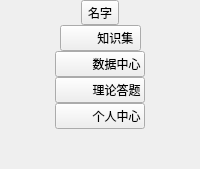
    <widget class="QFrame" name="leftFrame">
     <property name="frameShape">
      <enum>QFrame::NoFrame</enum>
     </property>
     <property name="frameShadow">
      <enum>QFrame::Raised</enum>
     </property>
     <layout class="QVBoxLayout" name="verticalLayout_5">
      <property name="spacing">
       <number>0</number>
      </property>
      <property name="leftMargin">
       <number>0</number>
      </property>
      <property name="topMargin">
       <number>0</number>
      </property>
      <property name="rightMargin">
       <number>0</number>
      </property>
      <property name="bottomMargin">
       <number>0</number>
      </property>
      <item>
       <layout class="QVBoxLayout" name="verticalLayout_4" stretch="0,0,0,0,0,1">
        <property name="spacing">
         <number>0</number>
        </property>
        <item>
         <layout class="QHBoxLayout" name="horizontalLayout_6">
          <item>
           <spacer name="horizontalSpacer_8">
            <property name="orientation">
             <enum>Qt::Horizontal</enum>
            </property>
            <property name="sizeHint" stdset="0">
             <size>
              <width>40</width>
              <height>20</height>
             </size>
            </property>
           </spacer>
          </item>
          <item>
           <widget class="QToolButton" name="headBtn">
            <property name="text">
             <string>名字</string>
            </property>
            <property name="checkable">
             <bool>false</bool>
            </property>
            <property name="toolButtonStyle">
             <enum>Qt::ToolButtonTextUnderIcon</enum>
            </property>
           </widget>
          </item>
          <item>
           <spacer name="horizontalSpacer_10">
            <property name="orientation">
             <enum>Qt::Horizontal</enum>
            </property>
            <property name="sizeHint" stdset="0">
             <size>
              <width>40</width>
              <height>20</height>
             </size>
            </property>
           </spacer>
          </item>
         </layout>
        </item>
        <item>
         <layout class="QHBoxLayout" name="horizontalLayout_7">
          <item>
           <spacer name="horizontalSpacer_11">
            <property name="orientation">
             <enum>Qt::Horizontal</enum>
            </property>
            <property name="sizeHint" stdset="0">
             <size>
              <width>40</width>
              <height>20</height>
             </size>
            </property>
           </spacer>
          </item>
          <item>
           <widget class="QPushButton" name="knowledgeLibBtn">
            <property name="focusPolicy">
             <enum>Qt::NoFocus</enum>
            </property>
            <property name="text">
             <string>          知识集 </string>
            </property>
            <property name="checkable">
             <bool>true</bool>
            </property>
            <property name="flat">
             <bool>false</bool>
            </property>
           </widget>
          </item>
          <item>
           <spacer name="horizontalSpacer_12">
            <property name="orientation">
             <enum>Qt::Horizontal</enum>
            </property>
            <property name="sizeHint" stdset="0">
             <size>
              <width>40</width>
              <height>20</height>
             </size>
            </property>
           </spacer>
          </item>
         </layout>
        </item>
        <item>
         <layout class="QHBoxLayout" name="horizontalLayout_9">
          <item>
           <spacer name="horizontalSpacer_14">
            <property name="orientation">
             <enum>Qt::Horizontal</enum>
            </property>
            <property name="sizeHint" stdset="0">
             <size>
              <width>40</width>
              <height>20</height>
             </size>
            </property>
           </spacer>
          </item>
          <item>
           <widget class="QPushButton" name="dataCenterBtn">
            <property name="focusPolicy">
             <enum>Qt::NoFocus</enum>
            </property>
            <property name="text">
             <string>          数据中心</string>
            </property>
            <property name="checkable">
             <bool>true</bool>
            </property>
           </widget>
          </item>
          <item>
           <spacer name="horizontalSpacer_15">
            <property name="orientation">
             <enum>Qt::Horizontal</enum>
            </property>
            <property name="sizeHint" stdset="0">
             <size>
              <width>40</width>
              <height>20</height>
             </size>
            </property>
           </spacer>
          </item>
         </layout>
        </item>
        <item>
         <layout class="QHBoxLayout" name="horizontalLayout_12">
          <item>
           <spacer name="horizontalSpacer_16">
            <property name="orientation">
             <enum>Qt::Horizontal</enum>
            </property>
            <property name="sizeHint" stdset="0">
             <size>
              <width>40</width>
              <height>20</height>
             </size>
            </property>
           </spacer>
          </item>
          <item>
           <widget class="QPushButton" name="answerBtn">
            <property name="focusPolicy">
             <enum>Qt::NoFocus</enum>
            </property>
            <property name="text">
             <string>          理论答题</string>
            </property>
            <property name="checkable">
             <bool>true</bool>
            </property>
           </widget>
          </item>
          <item>
           <spacer name="horizontalSpacer_17">
            <property name="orientation">
             <enum>Qt::Horizontal</enum>
            </property>
            <property name="sizeHint" stdset="0">
             <size>
              <width>40</width>
              <height>20</height>
             </size>
            </property>
           </spacer>
          </item>
         </layout>
        </item>
        <item>
         <layout class="QHBoxLayout" name="horizontalLayout_13">
          <item>
           <spacer name="horizontalSpacer_18">
            <property name="orientation">
             <enum>Qt::Horizontal</enum>
            </property>
            <property name="sizeHint" stdset="0">
             <size>
              <width>40</width>
              <height>20</height>
             </size>
            </property>
           </spacer>
          </item>
          <item>
           <widget class="QPushButton" name="personCenterBtn">
            <property name="focusPolicy">
             <enum>Qt::NoFocus</enum>
            </property>
            <property name="text">
             <string>          个人中心</string>
            </property>
            <property name="checkable">
             <bool>true</bool>
            </property>
           </widget>
          </item>
          <item>
           <spacer name="horizontalSpacer_19">
            <property name="orientation">
             <enum>Qt::Horizontal</enum>
            </property>
            <property name="sizeHint" stdset="0">
             <size>
              <width>40</width>
              <height>20</height>
             </size>
            </property>
           </spacer>
          </item>
         </layout>
        </item>
        <item>
         <spacer name="verticalSpacer_5">
          <property name="orientation">
           <enum>Qt::Vertical</enum>
          </property>
          <property name="sizeHint" stdset="0">
           <size>
            <width>20</width>
            <height>40</height>
           </size>
          </property>
         </spacer>
        </item>
       </layout>
      </item>
     </layout>
    </widget>
